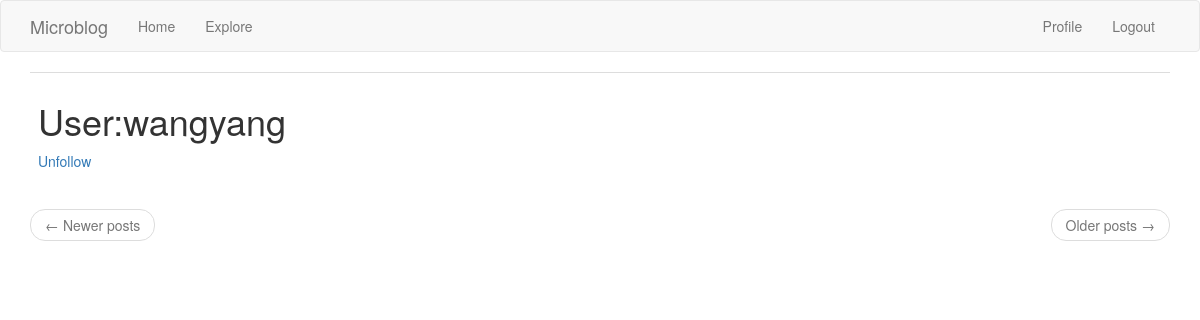
The page /user/wangyang (signed in) on the database as committed earlier.
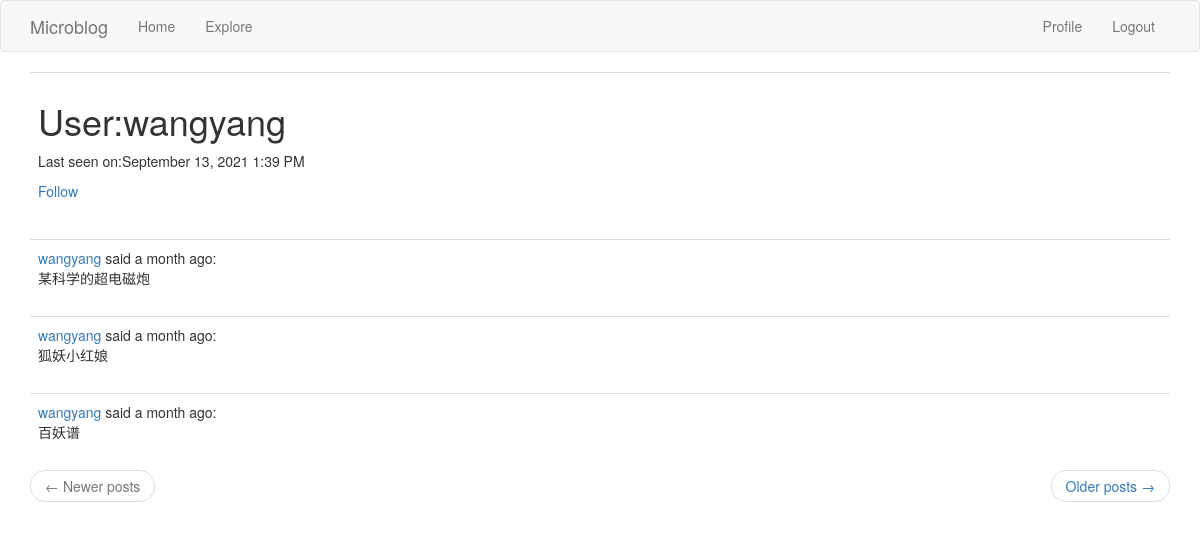
The same page on the database as committed later.
### app/models.py (models this page shows, shortened)
class User(UserMixin, db.Model):
	id = db.Column(db.Integer, primary_key=True)
	username = db.Column(db.String(64), index=True, unique=True)
	email = db.Column(db.String(120), index=True, unique=True)
	password_hash = db.Column(db.String(128))
	posts = db.relationship('Post', backref='author', lazy='dynamic')
	about_me = db.Column(db.String(140))
	last_seen = db.Column(db.DateTime, default=datetime.utcnow)
	followed = db.relationship(
		'User',
		secondary=followers,
		primaryjoin=(followers.c.follower_id==id),
		secondaryjoin=(followers.c.followed_id==id),
		backref=db.backref('followers', lazy='dynamic'),
		lazy='dynamic'
		)
	def avatar(self, size):
		digest = md5(self.email.lower().encode('utf-8')).hexdigest()
		return 'https://www.gravatar.com/avatar/{}?d=identicon&s={}'.format(
			digest, size)
	def is_following(self, user):
		return self.followed.filter(followers.c.followed_id == user.id).count() > 0

class Post(db.Model):
	id = db.Column(db.Integer, primary_key=True)
	body = db.Column(db.String(140))
	timestamp = db.Column(db.DateTime, index=True, default=datetime.utcnow)
	user_id = db.Column(db.Integer, db.ForeignKey('user.id'))

### app/main/routes.py (the view)
@bp.route('/user/<username>')
@login_required
def user(username):
    user = User.query.filter_by(username=username).first_or_404()
    page = request.args.get('page', 1, type=int)
    posts = user.posts.order_by(Post.timestamp.desc()).paginate(page, current_app.config['POSTS_PER_PAGE'], False)
    next_url = url_for('main.user', username=user.username, page=posts.next_num) if posts.has_next else None
    prev_url = url_for('main.user', username=user.username, page=posts.prev_num) if posts.has_prev else None
    return render_template('user.html', user=user, posts=posts.items, next_url=next_url, prev_url=prev_url)

### app/main/routes.py (called while the page is built)
@bp.before_app_request
def before_request():
    if current_user.is_authenticated:
        current_user.last_seen = datetime.utcnow()
        db.session.commit()
    g.locale = 'zh_CN' if str(get_locale()).startswith('zh') else str(get_locale())

### app/models.py (called while the page is built)
@login.user_loader
def load_user(id):
    return User.query.get(int(id))

### app/templates/user.html (shortened to what this page needs)
{% extends "base.html" %}
{% block app_content %}
	<table class="table table-hover">
		<tr>
			<td>
				<h1>User:{{ user.username }}</h1>
				{% if user.last_seen %}
					<p>Last seen on:{{ moment(user.last_seen).format('LLL') }}</p>
				{% endif %}
				{% if user == current_user %}
					<p>
						<a href="{{ url_for('main.edit_profile') }}">Edit your profile</a>
					</p>
				{% elif not current_user.is_following(user) %}
					<p>
						<a href="{{ url_for('main.follow', username=user.username) }}">Follow</a>
					</p>
				{% else %}
					<p>
						<a href="{{ url_for('unfollow', username=user.username) }}">Unfollow</a>
					</p>
				{% endif %}
			</td>
		</tr>
	</table>
	{% for post in posts %}
		{% include '_post.html' %}
	{% endfor%}
	<nav aria-label="...">
		<ul class="pager">
			<li class="previous{% if not prev_url %} disabled{% endif %}">
				<a href="{{ prev_url or '#' }}">
					<span aria-hidden="true">&larr;</span> Newer posts
				</a>
			</li>
			<li class="next{% if not next_url %} disabled{% endif %}">
				<a href="{{ next_url or '#' }}">
					Older posts <span aria-hidden="true">&rarr;</span>
				</a>
			</li>
		</ul>
	</nav>
{% endblock%}

### app/templates/base.html (shortened to what this page needs)
{% extends "bootstrap/base.html" %}
{% block navbar %}
	<nav class="navbar navbar-default">
		<div class="container">
			<div class="navbar-header">
				<a class="navbar-brand" href="{{ url_for('main.index') }}">Microblog</a>
			</div>
			<div class="collapse navbar-collapse" id="bs-example-navbar-collapse-1">
				<ul class="nav navbar-nav">
					<li><a href="{{ url_for('main.index') }}">Home</a></li>
					<li><a href="{{ url_for('main.explore') }}">Explore</a></li>
				</ul>
				<ul class="nav navbar-nav navbar-right">
					{% if current_user.is_anonymous %}
						<li><a href="{{ url_for('auth.login') }}">Login</a></li>
					{% else %}
						<li><a href="{{ url_for('main.user', username=current_user.username) }}">Profile</a></li>
						<li><a href="{{ url_for('auth.logout') }}">Logout</a></li>
					{% endif %}
				</ul>
			</div>
		</div>
	</nav>
{% endblock %}
{% block content %}
	<div class="container">
		{% block app_content %}{% endblock %}
	</div>
{% endblock %}

### app/templates/_post.html (shortened to what this page needs)
<table class="table table-hover">
    <tr>
        <td>
            {{ _('%(username)s said %(when)s', username=user_link, when=moment(post.timestamp).fromNow()) }}:
            <br>
            {{ post.body }}
        </td>
    </tr>
</table>

Rows that differ between the two databases and show on the page:
changed User "wangyang": last_seen (not shown) → "September 13, 2021 1:39 PM"
added Post: body "某科学的超电磁炮"
added Post: body "狐妖小红娘"
added Post: body "百妖谱"
Other text that changed with them:
text no longer shown: "Unfollow"
text now shown: "Last seen on: Follow"
